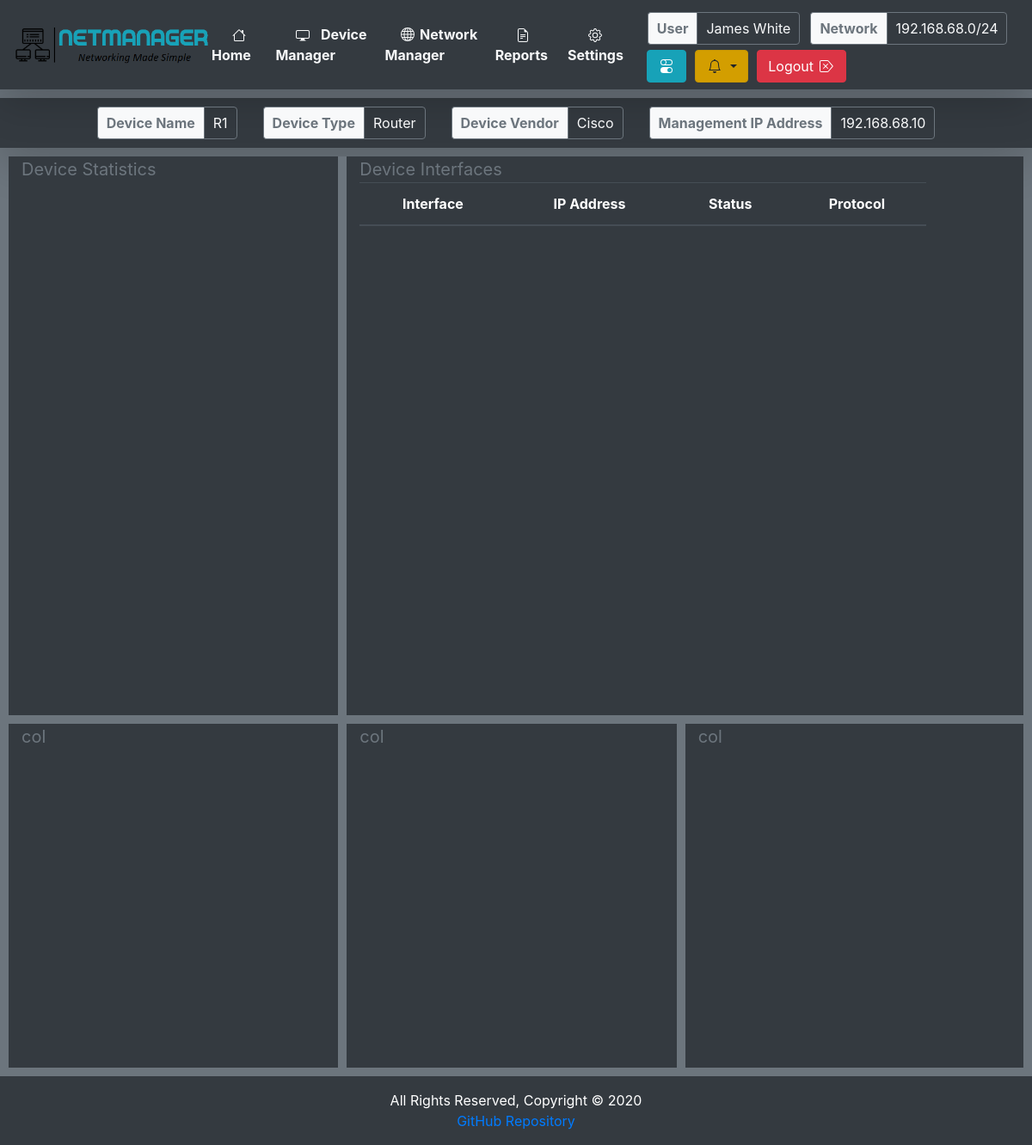
The app's page /device/R1/ with its own data.
### device/models.py (models this page shows, shortened)
class Device(models.Model):
    device = models.CharField(primary_key=True, max_length=250)
    deviceType = models.CharField(max_length=250)
    host = models.CharField(max_length=250)
    username = models.CharField(max_length=250)
    password = models.CharField(max_length=250)
    vendor = models.CharField(max_length=250)

### device/views.py (the view)
# urls.py: path('<str:device_ID>/', views.get_device, name='device')
def get_device(request, device_ID):
    try:
        selected_device = Device.objects.get(pk=device_ID)
        ip = selected_device.host
        args = {'device': selected_device, 'interfaces': get_interfaces(ip)}
    except Device.DoesNotExist:
        raise Http404()
    return render(request, 'device.html', args)

### device/views.py (called while the page is built)
def get_interfaces(ip):
    import os
    from netmiko import ConnectHandler
    from dotenv import load_dotenv
    load_dotenv()
    password = os.environ.get('password')
    secret = os.environ.get('secret')
    router = {
        'device_type': 'cisco_ios',
        'ip': ip,
        'username': 'admin',
        'password': password,
        'secret': secret,
        'port': 22
    }
    try:
        c = ConnectHandler(**router)
        interfaces = c.send_command('show ip int brief', use_textfsm=True)
        c.disconnect()
        return interfaces
    except Exception as e:
        print(e)

### templates/device.html (shortened to what this page needs)
{% include "header.html" %}
<body class="bg-secondary">
{% load static %}
{% include "navbar.html" %}
<div class="info-panel bg-dark text-light shadow-lg d-flex justify-content-center">
    <div class="row">
        <div class="form-inline col-md-auto">
            <div class="info bg-light text-secondary border border-secondary border-right-0 rounded-left"><b>Device
                Name</b></div>
            <div class="info text-light border border-secondary rounded-right">{{ device.device }}</div>
        </div>
        <div class="form-inline col-md-auto">
            <div class="info bg-light text-secondary border border-secondary border-right-0 rounded-left"><b>Device
                Type</b></div>
            <div class="info text-light border border-secondary rounded-right">{{ device.deviceType }}</div>
        </div>
        <div class="form-inline col-md-auto">
            <div class="info bg-light text-secondary border border-secondary border-right-0 rounded-left"><b>Device
                Vendor</b></div>
            <div class="info text-light border border-secondary rounded-right">{{ device.vendor }}</div>
        </div>
        <div class="form-inline col-md-auto">
            <div class="info bg-light text-secondary border border-secondary border-right-0 rounded-left"><b>Management
                IP Address</b>
            </div>
            <div class="info text-light border border-secondary rounded-right">{{ device.host }}</div>
        </div>
    </div>
</div>
<main class="main container-fluid">
    <div class="dashboard-top">
        <div class="row text-secondary bg-dark">
            <div class="col-4 top border-secondary grid-border">
                <span class="title">Device Statistics</span>
            </div>
            <div class="col-7 top border-secondary text-light">
                <span class="title text-secondary">Device Interfaces</span>
                <table id="table" class="table table-dark">
                    <thead>
                    <tr class="text-center">
                        <th data-field="intf">Interface</th>
                        <th data-field="ipaddr">IP Address</th>
                        <th data-field="status">Status</th>
                        <th data-field="proto">Protocol</th>
                    </tr>
                    </thead>
                </table>
            </div>
        </div>
    </div>
    <div class="dashboard-bottom">
        <div class="row text-secondary bg-dark">
            <div class="col-4 bottom border-secondary grid-border"><span class="title">col</span></div>
            <div class="col-4 bottom border-secondary grid-border"><span class="title">col</span></div>
            <div class="col-4 bottom border-secondary"><span class="title">col</span></div>
        </div>
    </div>
</main>
{% include "footer.html" %}
</body>
</html>

### static/css/index.css (style rules this page uses)
.info { padding: 6px 10px; }
.dashboard-top { padding: 10px; }
.dashboard-bottom { padding-right: 10px; padding-left: 10px; padding-bottom: 10px; }
.top { height: 650px; border-style: hidden; border-width: 5px; }
.bottom { height: 400px; border-style: hidden; border-width: 5px; }
.grid-border { border-right-style: solid; border-width: 10px; }
.title { font-size: 20px; }
.info-panel { padding: 10px; width: 100%; margin-top: 10px; }

### records on screen
Device: device "R1", deviceType "Router", vendor "Cisco", host "192.168.68.10"
